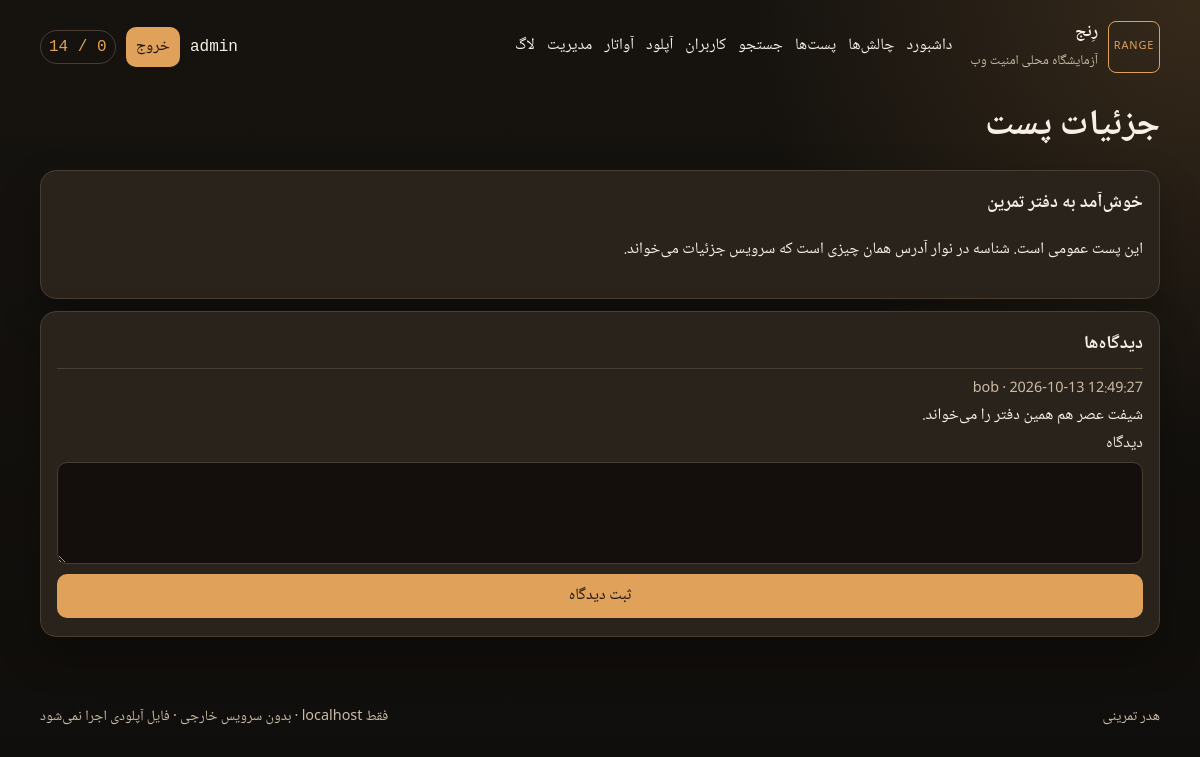
/posts/view?id=1 (signed in), run on the app's committed database.
### tables this page shows
CREATE TABLE users (
  id INT UNSIGNED AUTO_INCREMENT PRIMARY KEY,
  username VARCHAR(32) NOT NULL UNIQUE,
  email VARCHAR(120) NOT NULL,
  password VARCHAR(255) NOT NULL,
  avatar VARCHAR(255) NULL,
  bio VARCHAR(500) NOT NULL DEFAULT '',
  role ENUM('user', 'admin') NOT NULL DEFAULT 'user',
  listed TINYINT(1) NOT NULL DEFAULT 1,
  support_pin VARCHAR(16) NULL,
  csrf_proof CHAR(16) NOT NULL,
  created_at TIMESTAMP NOT NULL DEFAULT CURRENT_TIMESTAMP
);

CREATE TABLE posts (
  id INT UNSIGNED PRIMARY KEY,
  user_id INT UNSIGNED NOT NULL,
  title VARCHAR(160) NOT NULL,
  body TEXT NOT NULL,
  published TINYINT(1) NOT NULL DEFAULT 1,
  created_at TIMESTAMP NOT NULL DEFAULT CURRENT_TIMESTAMP
);

CREATE TABLE comments (
  id INT UNSIGNED AUTO_INCREMENT PRIMARY KEY,
  post_id INT UNSIGNED NOT NULL,
  user_id INT UNSIGNED NOT NULL,
  body VARCHAR(500) NOT NULL,
  created_at TIMESTAMP NOT NULL DEFAULT CURRENT_TIMESTAMP
);

### src/bootstrap.php (called while the page is built, shortened)
<?php
function env_string(string $key, string $default): string
{
    $value = getenv($key);
    return is_string($value) && $value !== '' ? $value : $default;
}
function db(): mysqli
{
    static $db = null;
    if ($db instanceof mysqli) {
        return $db;
    }
    $mysqli = new mysqli(
        env_string('DB_HOST', 'db'),
        env_string('DB_USER', 'lab'),
        env_string('DB_PASS', 'lab_app_local'),
        env_string('DB_NAME', 'lab')
    );
    $mysqli->set_charset('utf8mb4');
    $db = $mysqli;
    return $db;
}
function e(?string $value): string
{
    return htmlspecialchars((string) $value, ENT_QUOTES | ENT_SUBSTITUTE, 'UTF-8');
}
function clip(string $value, int $max): string
{
    if (strlen($value) <= $max) {
        return $value;
    }
    return substr($value, 0, $max);
}
function current_user(): ?array
{
    static $loaded = false;
    static $user = null;
    if ($loaded) {
        return $user;
    }
    $loaded = true;
    $uid = $_SESSION['uid'] ?? 0;
    $id = (int) $uid;
    $stmt = db()->prepare(
        'SELECT id, username, email, avatar, bio, role, listed, csrf_proof, created_at FROM users WHERE id = ?'
    );
    $stmt->bind_param('i', $id);
    $stmt->execute();
    $row = $stmt->get_result()->fetch_assoc();
    $user = $row ?: null;
    return $user;
}
function require_login(): array
{
    $user = current_user();
    return $user;
}
function solved_map(): array
{
    $user = current_user();
    $codes = [];
    return $codes;
}
function strip_danger(string $value): string
{
    $previous = null;
    $current = $value;
    while ($current !== $previous) {
        $previous = $current;
        $current = preg_replace('/\/\*.*?\*\//s', '', $current) ?? $current;
        $current = str_replace(['--', '#', ';'], '', $current);
        $current = preg_replace(
            '/drop|delete|insert|update|alter|grant|truncate|rename|outfile|dumpfile|load_file|sleep|benchmark|information_schema|get_lock/i',
            '',
            $current
        ) ?? $current;
    }
    return $current;
}
function filter_once(string $value, array $patterns): string
{
    foreach ($patterns as $pattern) {
        $value = preg_replace($pattern, '', $value, 1) ?? $value;
    }
    return $value;
}
function local_only_markup(string $value): string
{
    $clean = preg_replace('#\b(?:https?:)?//+#i', '', $value);
    return is_string($clean) ? $clean : $value;
}
function legacy_comment(string $value): string
{
    return local_only_markup(filter_once($value, [
        '/script/i',
        '/onerror/i',
    ]));
}

### public/index.php (called while the page is built, shortened)
<?php
require dirname(__DIR__) . '/src/bootstrap.php';
require dirname(__DIR__) . '/src/http.php';
require dirname(__DIR__) . '/src/handlers.php';
route_request();

### src/handlers.php (the view, shortened to what this page needs)
<?php
function route_request(): void
{
    $method = $_SERVER['REQUEST_METHOD'] ?? 'GET';
    $path = parse_url($_SERVER['REQUEST_URI'] ?? '/', PHP_URL_PATH);
    $path = rtrim(is_string($path) ? $path : '/', '/') ?: '/';
    $key = $method . ' ' . $path;
    $routes = [
        'GET /' => ['page_home', 'strict'],
        'GET /login' => ['page_login', 'strict'],
        'POST /login' => ['page_login', 'strict'],
        'GET /register' => ['page_register', 'strict'],
        'POST /register' => ['page_register', 'strict'],
        'POST /logout' => ['page_logout', 'strict'],
        'GET /login/recover' => ['page_recover', 'loose'],
        'POST /login/recover' => ['page_recover', 'loose'],
        'GET /profile' => ['page_profile', 'strict'],
        'GET /profile/edit' => ['page_profile_edit', 'loose'],
        'POST /profile/edit' => ['page_profile_edit', 'loose'],
        'GET /profile/bio-set' => ['page_bio_set', 'loose'],
        'GET /search' => ['page_search', 'loose'],
        'GET /users' => ['page_users', 'strict'],
        'GET /posts' => ['page_posts', 'strict'],
        'GET /posts/view' => ['page_post_view', 'loose'],
        'POST /posts/comment' => ['page_comment', 'loose'],
        'GET /posts/compose' => ['page_compose', 'strict'],
        'GET /posts/preview' => ['page_preview', 'strict'],
        'GET /admin' => ['page_admin', 'strict'],
        'GET /upload' => ['page_upload', 'loose'],
        'POST /upload' => ['page_upload', 'loose'],
        'GET /upload/file' => ['page_upload_file', 'strict'],
        'GET /avatar' => ['page_avatar', 'loose'],
        'POST /avatar' => ['page_avatar', 'loose'],
        'GET /avatar/file' => ['page_avatar_file', 'loose'],
        'GET /challenges' => ['page_challenges', 'strict'],
        'GET /debug/logs' => ['page_logs', 'strict'],
        'GET /api/profile' => ['api_profile', 'strict'],
        'GET /api/admin/stats' => ['api_admin_stats', 'strict'],
        'GET /api/admin/notes' => ['api_admin_notes', 'strict'],
        'POST /api/claim/xss-dom' => ['api_claim_dom', 'strict'],
    ];
    [$handler, $mode] = $routes[$key];
    $handler($mode);
}
function page_post_view(string $mode): void
{
    require_login();
    $rawId = clip((string) ($_GET['id'] ?? '0'), 240);
    $sqlId = strip_danger($rawId);
    $sql = 'SELECT id, title, body, user_id FROM posts WHERE published = 1 AND id = ' . $sqlId;
    $result = db()->query($sql);
    $cards = '';
    $error = '';
    if ($result === false) {
        log_event('sql', 'posts/view: ' . db()->error);
        $error = '<pre class="sql-error">' . e(redact(db()->error)) . '</pre>';
    } else {
        $count = 0;
        while (($row = $result->fetch_assoc()) && $count < 30) {
            $count++;
            $cards .= '<article class="card"><h2>' . e((string) ($row['title'] ?? '')) . '</h2><p>' . e((string) ($row['body'] ?? '')) . '</p></article>';
        }
    }
    $comments = '';
    $flag = null;
    if (ctype_digit($rawId)) {
        $postId = (int) $rawId;
        $stmt = db()->prepare(
            'SELECT comments.body, comments.created_at, users.username FROM comments JOIN users ON users.id = comments.user_id WHERE comments.post_id = ? ORDER BY comments.id'
        );
        if ($stmt) {
            $stmt->bind_param('i', $postId);
            $stmt->execute();
            $res = $stmt->get_result();
            while ($row = $res->fetch_assoc()) {
                $rendered = legacy_comment((string) $row['body']);
                $comments .= '<article class="comment"><header>' . e((string) $row['username']) . ' · ' . e((string) $row['created_at']) . '</header><div class="comment-body">' . $rendered . '</div></article>';
            }
        }
        $comments .= '<form class="stack" method="post" action="/posts/comment">
            ' . csrf_field() . '
            <input type="hidden" name="post_id" value="' . $postId . '">
            <label>دیدگاه <textarea name="body" maxlength="500" required rows="3"></textarea></label>
            <button type="submit">ثبت دیدگاه</button>
          </form>';
    }
    $body = flag_box($flag) . $error . $cards . '<section class="card"><h2>دیدگاه‌ها</h2>' . $comments . '</section>';
    render_page('جزئیات پست', $body, $mode);
}

### src/http.php (shortened to what this page needs)
<?php
function render_page(string $title, string $body, string $mode = 'strict', array $scripts = []): void
{
    $user = current_user();
    $solved = solved_map();
    $total = count(challenge_catalog());
    $done = count($solved);
    $flashHtml = '';
    $nav = [
        '/' => 'داشبورد',
        '/challenges' => 'چالش‌ها',
        '/posts' => 'پست‌ها',
        '/search' => 'جستجو',
        '/users' => 'کاربران',
        '/upload' => 'آپلود',
        '/avatar' => 'آواتار',
        '/admin' => 'مدیریت',
        '/debug/logs' => 'لاگ',
    ];
    $navHtml = '';
    foreach ($nav as $href => $label) {
        $navHtml .= '<a href="' . e($href) . '">' . e($label) . '</a>';
    }
    $account = $user
        ? '<span class="who">' . e((string) $user['username']) . '</span>
           <form method="post" action="/logout">' . csrf_field() . '<button type="submit">خروج</button></form>'
        : '<a class="text-link" href="/login">ورود</a>';
    $scriptTags = '<script src="/assets/js/app.js" defer></script>';
    $profileLabel = $mode === 'strict' ? 'هدر سخت‌گیر' : 'هدر تمرینی';
    echo '<!DOCTYPE html>
<html lang="fa" dir="rtl">
<head>
  <meta charset="utf-8">
  <meta name="viewport" content="width=device-width, initial-scale=1">
  <meta name="robots" content="noindex, nofollow">
  <title>' . e($title) . ' · رِنج</title>
  <link rel="icon" href="/favicon.svg" type="image/svg+xml">
  <link rel="stylesheet" href="/assets/css/app.css">
</head>
<body>
  <a class="skip" href="#content">رفتن به محتوا</a>
  <header class="top">
    <div class="brand">
      <span class="mark">RANGE</span>
      <div>
        <strong>رِنج</strong>
        <small>آزمایشگاه محلی امنیت وب</small>
      </div>
    </div>
    <button id="nav-toggle" type="button" aria-expanded="false" aria-controls="site-nav">منو</button>
    <nav id="site-nav">' . $navHtml . '</nav>
    <div class="account">' . $account . '<span class="score">' . (int) $done . ' / ' . (int) $total . '</span></div>
  </header>
  <main id="content">
    ' . $flashHtml . '
    <h1>' . e($title) . '</h1>
    ' . $body . '
  </main>
  <footer>
    <span>' . e($profileLabel) . '</span>
    <span>فقط localhost · بدون سرویس خارجی · فایل آپلودی اجرا نمی‌شود</span>
  </footer>
  ' . $scriptTags . '
</body>
</html>';
}
function csrf_field(): string
{
    return '<input type="hidden" name="csrf" value="' . e(csrf_token()) . '">';
}

### public/assets/css/app.css (style rules this page uses)
:root { color-scheme: dark; --bg: #16130f; --bg-2: #221c16; --ink: #f6f0e6; --muted: #cbbba6; --line: #4a3d31; --brass: #e0a15a; --brass-2: #8a5a28; --good: #b7d7b0; --bad: #e7a598; --card: #2a231c; --shadow: 0 18px 40px rgba(0, 0, 0, 0.28); }
* { box-sizing: border-box; }
html { scroll-behavior: smooth; }
body { margin: 0; min-height: 100vh; background: radial-gradient(circle at top right, rgba(224, 161, 90, 0.16), transparent 28rem), linear-gradient(180deg, var(--bg) 0%, #100e0c 100%); color: var(--ink); font-family: Tahoma, "Geeza Pro", "Noto Naskh Arabic", "Segoe UI", sans-serif; line-height: 1.75; }
a { color: var(--brass); }
.top, main, footer { width: min(1120px, calc(100% - 28px)); margin-inline: auto; }
.top { display: flex; flex-wrap: wrap; align-items: center; gap: 14px 18px; padding: 18px 0 8px; }
.brand { display: flex; align-items: center; gap: 10px; }
.brand strong { display: block; font-size: 1.05rem; }
.brand small { color: var(--muted); }
.mark { display: grid; place-items: center; width: 52px; height: 52px; border: 1px solid var(--brass); border-radius: 8px; letter-spacing: 0.08em; font-size: 0.68rem; color: var(--brass); }
#site-nav { display: flex; flex-wrap: wrap; gap: 8px 12px; flex: 1; }
#site-nav a { color: var(--ink); text-decoration: none; border-bottom: 1px solid transparent; }
.account { display: flex; align-items: center; gap: 10px; margin-inline-start: auto; }
.who, .score, code { font-family: "SFMono-Regular", ui-monospace, Menlo, Consolas, monospace; }
.score { border: 1px solid var(--line); border-radius: 999px; padding: 2px 8px; color: var(--brass); }
main { padding: 12px 0 48px; }
h1 { font-size: clamp(1.7rem, 3vw, 2.4rem); margin: 0 0 8px; font-weight: 700; }
h2 { margin: 0 0 8px; font-size: 1.15rem; }
.card, .flash, .sql-error { background: var(--card); border: 1px solid var(--line); border-radius: 16px; box-shadow: var(--shadow); }
.card { padding: 16px 16px 18px; margin: 12px 0; }
.stack { display: grid; gap: 10px; }
label { display: grid; gap: 4px; }
input, textarea, button { font: inherit; color: var(--ink); }
input, textarea { width: 100%; background: #140f0c; border: 1px solid var(--line); border-radius: 10px; padding: 8px 10px; }
button, .text-link { background: var(--brass); color: #1d140c; border: 0; border-radius: 10px; padding: 8px 12px; text-decoration: none; cursor: pointer; }
.account button { padding: 6px 10px; }
.comment { border-top: 1px solid var(--line); padding-top: 8px; margin-top: 8px; }
.comment header { color: var(--muted); font-size: 0.9rem; }
footer { display: flex; justify-content: space-between; gap: 12px; flex-wrap: wrap; color: var(--muted); padding: 8px 0 28px; font-size: 0.9rem; }

### data on the page
users: username "admin"
posts: title "خوش‌آمد به دفتر تمرین", body "این پست عمومی است. شناسه در نوار آدرس همان چیزی است که سرویس جزئیات می‌خواند."
comments: user.username "bob", created_at "2026-10-13 12:49:27", body "شیفت عصر هم همین دفتر را می‌خواند."

### other printed values
$label "داشبورد"
$label "چالش‌ها"
$label "پست‌ها"
$label "جستجو"
$label "کاربران"
$label "آپلود"
$label "آواتار"
$label "مدیریت"
$label "لاگ"
$total "14"
$title "جزئیات پست"
$profileLabel "هدر تمرینی"
